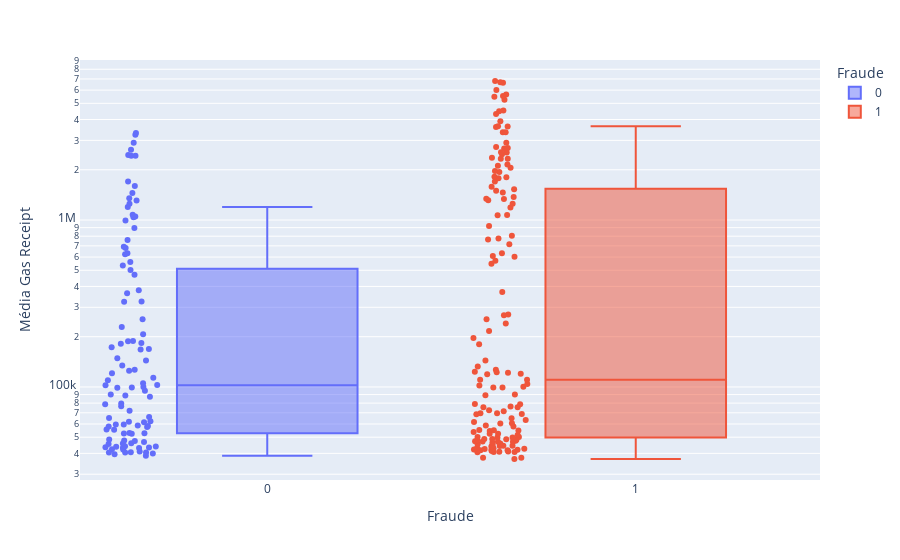

This figure's notebook cell:
### Markdown cell above
### 2.2. Boxplot - Média Gas Receipt

### Code cell
fig = px.box(df_eda, x="Fraude", y="Média Gas Receipt", points="all", log_y=True, color='Fraude')
fig.show()

### Figure 1 — Plotly figure (JSON) as saved in the notebook; plotly's stock layout.template omitted (floating-point values rounded to 4 significant figures; data arrays with more than 128 entries replaced by an {"elided": "..."} marker saying what was removed)
{"data": [{"alignmentgroup": "True", "boxpoints": "all", "hovertemplate": "Fraude=%{x}<br>Média Gas Receipt=%{y}<extra></extra>", "legendgroup": "0", "marker": {"color": "#636efa"}, "name": "0", "notched": false, "offsetgroup": "0", "orientation": "v", "showlegend": true, "type": "box", "x": [0, 0, 0, 0, 0, 0, 0, 0, 0, 0, 0, 0, 0, 0, 0, 0, 0, 0, 0, 0, 0, 0, 0, 0, 0, 0, 0, 0, 0, 0, 0, 0, 0, 0, 0, 0, 0, 0, 0, 0, 0, 0, 0, 0, 0, 0, 0, 0, 0, 0, 0, 0, 0, 0, 0, 0, 0, 0, 0, 0, 0, 0, 0, 0, 0, 0, 0, 0, 0, 0, 0, 0, 0, 0, 0, 0, 0, 0, 0, 0, 0, 0, 0, 0, 0, 0, 0, 0, 0, 0, 0, 0, 0, 0, 0, 0, 0, 0, 0, 0, 0, 0, 0, 0, 0], "x0": " ", "xaxis": "x", "y": [58760.0, 1308000.0, 502300.0, 52890.0, 895700.0, 1704000.0, 52630.0, 45530.0, 680000.0, 88910.0, 167600.0, 228300.0, 183100.0, 188400.0, 622600.0, 1075000.0, 2905000.0, 72060.0, 324100.0, 41090.0, 99820.0, 43200.0, 324600.0, 1598000.0, 363900.0, 46790.0, 45970.0, 43570.0, 42350.0, 39940.0, 78710.0, 1251000.0, 109800.0, 102500.0, 691700.0, 76740.0, 125000.0, 43830.0, 207100.0, 632300.0, 42260.0, 113400.0, 1196000.0, 57930.0, 992700.0, 43120.0, 560700.0, 65220.0, 59600.0, 57630.0, 2454000.0, 144100.0, 61810.0, 3321000.0, 126600.0, 39590.0, 55350.0, 120800.0, 2430000.0, 134500.0, 181300.0, 1039000.0, 1049000.0, 187500.0, 47790.0, 1351000.0, 58370.0, 52800.0, 87460.0, 172700.0, 1449000.0, 40430.0, 40580.0, 99320.0, 40500.0, 148400.0, 79480.0, 59520.0, 52510.0, 62380.0, 48500.0, 105300.0, 254700.0, 3246000.0, 2427000.0, 66060.0, 168900.0, 94880.0, 43930.0, 55670.0, 2635000.0, 102600.0, 534300.0, 379900.0, 40510.0, 98960.0, 61520.0, 44200.0, 758600.0, 43440.0, 470700.0, 38740.0, 89960.0, 45850.0, 47500.0], "y0": " ", "yaxis": "y"}, {"alignmentgroup": "True", "boxpoints": "all", "hovertemplate": "Fraude=%{x}<br>Média Gas Receipt=%{y}<extra></extra>", "legendgroup": "1", "marker": {"color": "#EF553B"}, "name": "1", "notched": false, "offsetgroup": "1", "orientation": "v", "showlegend": true, "type": "box", "x": {"elided": "149 int values"}, "x0": " ", "xaxis": "x", "y": {"elided": "149 float values"}, "y0": " ", "yaxis": "y"}], "layout": {"autosize": true, "boxmode": "overlay", "legend": {"title": {"text": "Fraude"}, "tracegroupgap": 0}, "margin": {"t": 60}, "xaxis": {"anchor": "y", "autorange": true, "categoryarray": [0, 1], "categoryorder": "array", "domain": [0, 1], "range": [-0.5088, 1.5], "title": {"text": "Fraude"}, "type": "linear"}, "yaxis": {"anchor": "x", "autorange": true, "domain": [0, 1], "range": [4.443, 6.959], "title": {"text": "Média Gas Receipt"}, "type": "log"}}}
